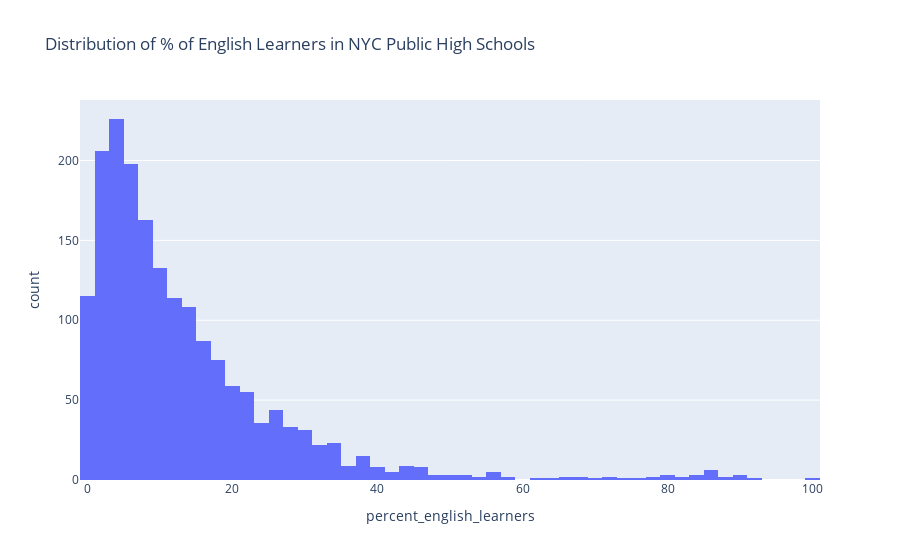

The code cell stored with this chart in its notebook:
### Markdown cell above
#### Task 2C. Create a histogram to view the distribution of the percentage of students who are learning English as a second language in NYC’s public high schools.
<span style='background :#FFF59E'>**Hint:** Now you'll need to use the `percent_english_learners` column of your DataFrame. </span>

### Code cell
# Import libraries here
import pandas as pd
import plotly.express as px

# Plot the data showing the % of students who are learning English as a second language in schools
fig = px.histogram(df, x='percent_english_learners', title='Distribution of % of English Learners in NYC Public High Schools')
fig.show()

### Figure 1 — Plotly figure (JSON) as saved in the notebook; plotly's stock layout.template omitted (floating-point values rounded to 4 significant figures; data arrays with more than 128 entries replaced by an {"elided": "..."} marker saying what was removed)
{"data": [{"alignmentgroup": "True", "bingroup": "x", "hovertemplate": "percent_english_learners=%{x}<br>count=%{y}<extra></extra>", "legendgroup": "", "marker": {"color": "#636efa", "pattern": {"shape": ""}}, "name": "", "offsetgroup": "", "orientation": "v", "showlegend": false, "type": "histogram", "x": {"elided": "1834 float values"}, "xaxis": "x", "yaxis": "y"}], "layout": {"autosize": true, "barmode": "relative", "legend": {"tracegroupgap": 0}, "title": {"text": "Distribution of % of English Learners in NYC Public High Schools"}, "xaxis": {"anchor": "y", "autorange": true, "domain": [0, 1], "range": [-1, 101], "title": {"text": "percent_english_learners"}, "type": "linear"}, "yaxis": {"anchor": "x", "autorange": true, "domain": [0, 1], "range": [0, 237.9], "title": {"text": "count"}}}}
